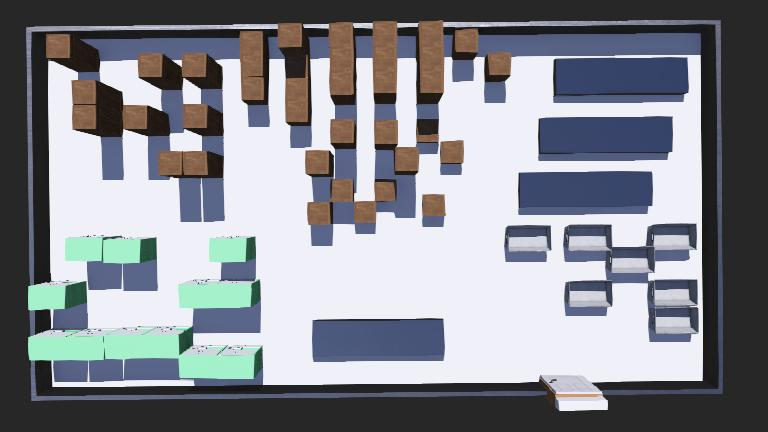
#> input picture Navigation/demo_Environment.jpg, 768 x 432 px
$ python 'get_rid_of_perspectiveness copy.py'
#> lines starting #> are read from the running program, lines starting #| are printed output that depends on the picture
import cv2 as cv
import numpy as np

# Load the image
img = cv.imread("demo_Environment.jpg")
#> img is the input picture: shape (432, 768, 3); mean B, G, R 143.7, 136.4, 133.8
M = cv.getRotationMatrix2D((225, 375), -0.6, 1.0)
img = cv.warpAffine(img, M, (img.shape[:2][::-1]))
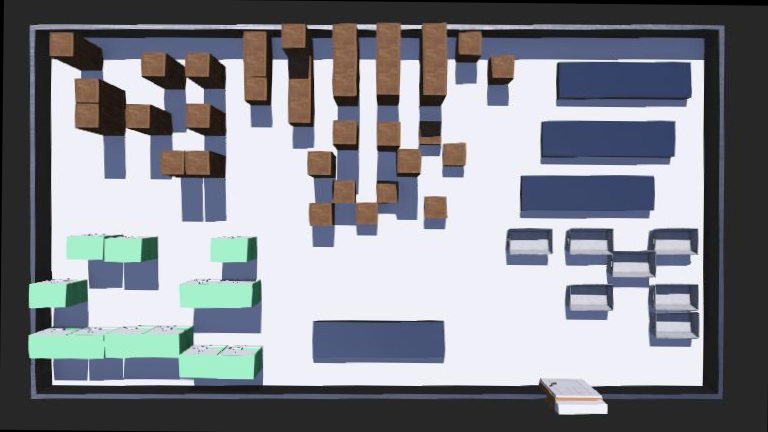
#> img: shape (432, 768, 3); mean B, G, R 143.4, 136.1, 133.5
img = img[22:400, 30:726]
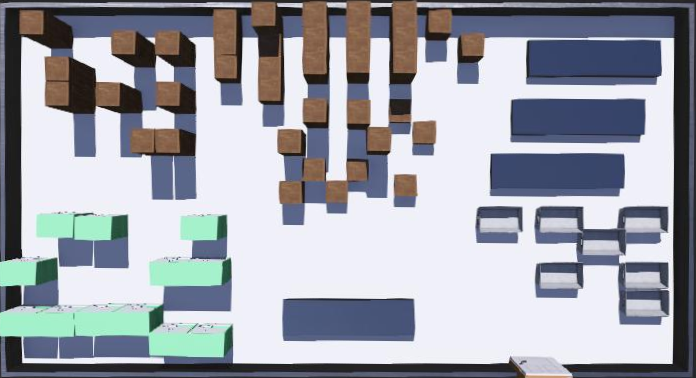
#> img: shape (378, 696, 3); mean B, G, R 170.4, 161.2, 158
#img_size = img.shape[:2]
#img = cv.resize(img, (img_size[1] // 2, img_size[0] // 2), interpolation = cv.INTER_CUBIC)

# Specify the source points
src_points = []

# Define the callback function for selecting the points
def select_points(event, x, y, flags, param):
    if event == cv.EVENT_LBUTTONDOWN:
        src_points.append((x, y))

# Set the callback function for the image
cv.namedWindow('Image')
cv.setMouseCallback('Image', select_points)

while True:
    # Display the image and wait for a key press
    cv.imshow('Image', img)
    key = cv.waitKey(1) & 0xFF
#> (key q is pressed here)

    # If the 'q' key is pressed, exit the loop
    if key == ord('q'):
        break

# Calculate the transformation matrix
h, w = 250, 900
dst_points = np.float32([[0, 0], [w, 0], [w, h], [0, h]])
#> (the run stopped early here; a loop or call above may not have finished)
